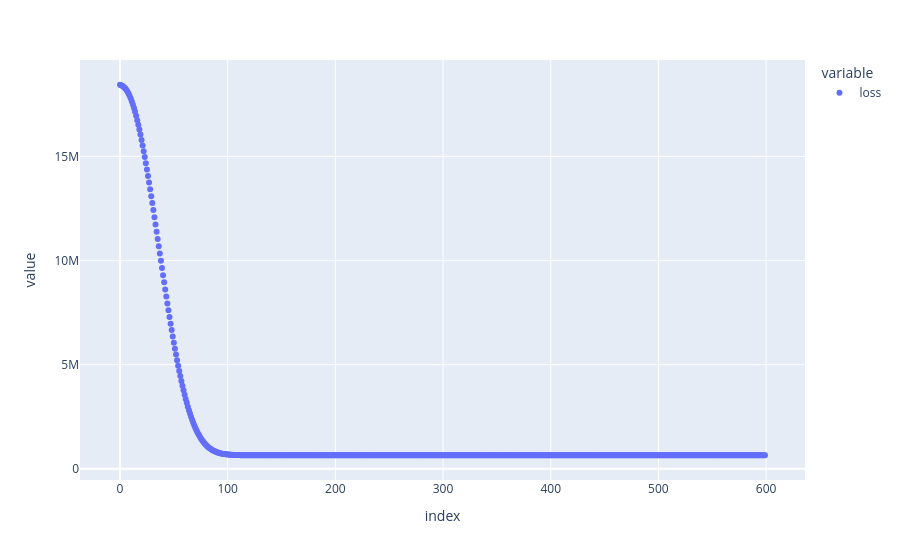

This figure's notebook cell:
### Code cell
#Run this cell to graph your loss
df = pd.DataFrame(history.history)['loss']
px.scatter(df).show()

### Figure 1 — Plotly figure (JSON) as saved in the notebook; plotly's stock layout.template omitted (floating-point values rounded to 4 significant figures; data arrays with more than 128 entries replaced by an {"elided": "..."} marker saying what was removed)
{"data": [{"hovertemplate": "variable=loss<br>index=%{x}<br>value=%{y}<extra></extra>", "legendgroup": "loss", "marker": {"color": "#636efa", "symbol": "circle"}, "mode": "markers", "name": "loss", "orientation": "v", "showlegend": true, "type": "scatter", "x": {"elided": "600 int values"}, "xaxis": "x", "y": {"elided": "600 float values"}, "yaxis": "y"}], "layout": {"legend": {"title": {"text": "variable"}, "tracegroupgap": 0}, "margin": {"t": 60}, "xaxis": {"anchor": "y", "domain": [0, 1], "title": {"text": "index"}}, "yaxis": {"anchor": "x", "domain": [0, 1], "title": {"text": "value"}}}}
